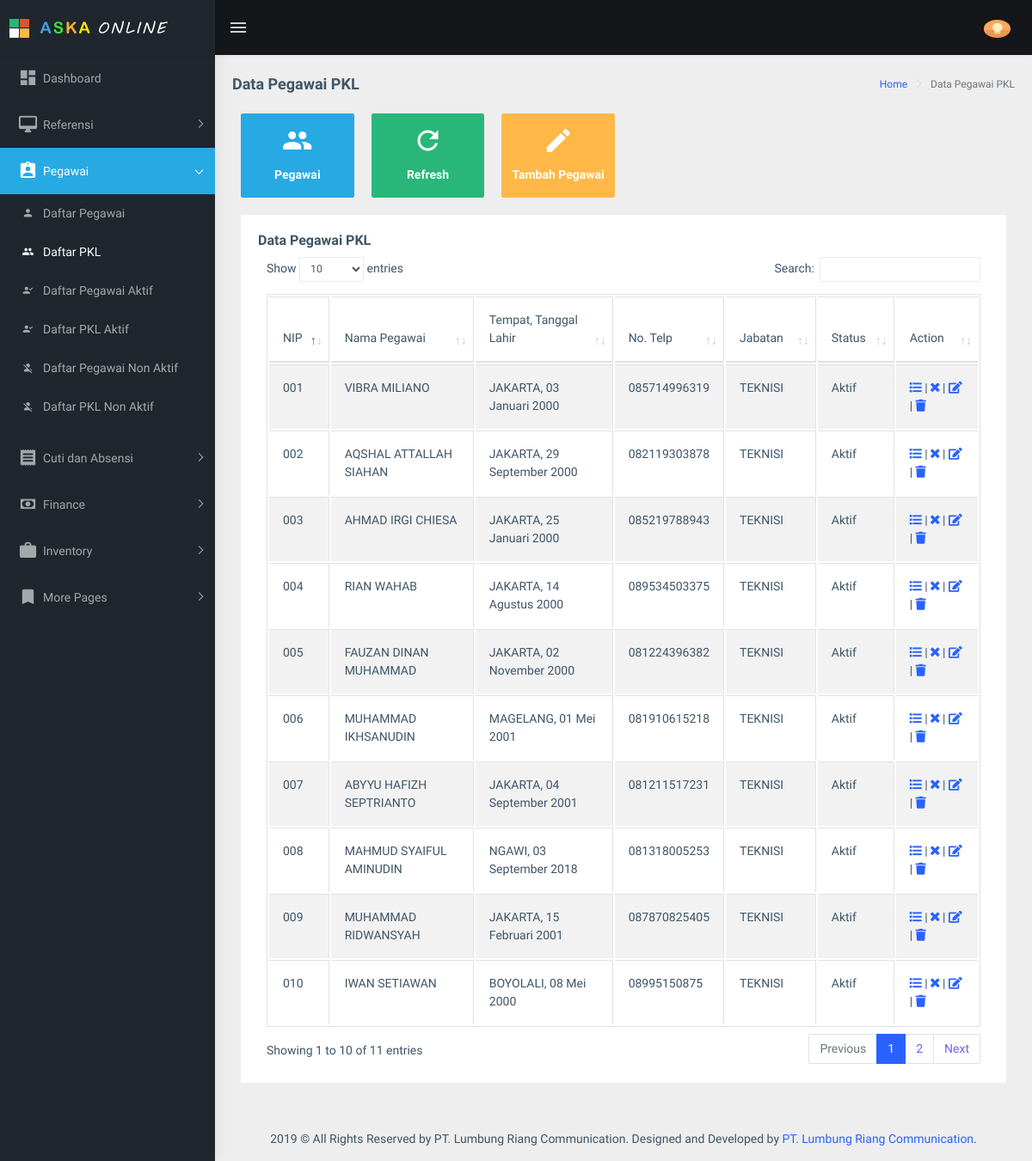
The page /?view=data-pegawai-pkl&id=9973850hupa&name=pegaaplication&pegawaiPKL (signed in) on the database its author committed.
### tables this page shows
CREATE TABLE `tbl_pegawai` (
  `nik` varchar(20) NOT NULL,
  `nama` text NOT NULL,
  `id_lahir` varchar(20) NOT NULL,
  `id_alamat` varchar(20) NOT NULL,
  `id_jabatan` varchar(20) NOT NULL,
  `id_telp` varchar(20) NOT NULL,
  `id_status` varchar(20) NOT NULL,
  `id_tabungan` varchar(20) NOT NULL,
  `id_dokumen` varchar(20) NOT NULL,
  `id_file` varchar(20) NOT NULL,
  `ket` enum('Non Aktif','Aktif') NOT NULL,
  `time_update` timestamp NOT NULL DEFAULT CURRENT_TIMESTAMP ON UPDATE CURRENT_TIMESTAMP
);

CREATE TABLE `tbl_kelahiran` (
  `id_lahir` varchar(20) NOT NULL,
  `tmpt_lahir` text NOT NULL,
  `tgl_lahir` date NOT NULL,
  `jenis_kelamin` text NOT NULL,
  `agama` text NOT NULL
);

CREATE TABLE `tbl_no_telp` (
  `id_telp` varchar(20) NOT NULL,
  `telp` text NOT NULL,
  `hp` text NOT NULL
);

CREATE TABLE `tbl_data_jabatan` (
  `kode_jabatan` varchar(20) NOT NULL,
  `nama_jabatan` text NOT NULL
);

### config_config_cs/fungsi_indo_tgl.php (called while the page is built, shortened)
<?php
	function tgl_indo($tgl){
			$tanggal = substr($tgl,8,2);
			$bulan = getBulan(substr($tgl,5,2));
			$tahun = substr($tgl,0,4);
			return $tanggal.' '.$bulan.' '.$tahun;
	}
	function getBulan($bln){
				switch ($bln){
					case 1:
						return "Januari";
						break;
					case 2:
						return "Februari";
						break;
					case 5:
						return "Mei";
						break;
					case 8:
						return "Agustus";
						break;
					case 9:
						return "September";
						break;
					case 10:
						return "Oktober";
						break;
					case 11:
						return "November";
						break;
				}
			}
?>

### pegawai/data-pegawai-pkl.php (the view, shortened to what this page needs)
<link rel="stylesheet" type="text/css" href="assets/extra-libs/multicheck/multicheck.css">
<link href="assets/libs/datatables.net-bs4/css/dataTables.bootstrap4.css" rel="stylesheet">
<link href="assets/libs/toastr/build/toastr.min.css" rel="stylesheet">
        <div class="container-fluid">
            <div class="row">
                <div class="col-md-6 col-lg-2 col-xlg-2">
                    <div class="card card-hover">
                        <div class="box bg-cyan text-center">
                            <a href="?view=data-pegawai-pkl&id=9973850hupa&name=pegaaplication&pegawaiPKL">
                                <h1 class="font-light text-white"><i class="mdi mdi-account-multiple"></i></h1>
                                <h6 class="text-white">Pegawai</h6>
                            </a>
                        </div>
                    </div>
                </div>
                <div class="col-md-6 col-lg-2 col-xlg-3">
                    <div class="card card-hover">
                        <div class="box bg-success text-center">
                            <a href="?view=data-pegawai-pkl&id=9973850hupa&name=pegaaplication&pegawaiPKL">
                                <h1 class="font-light text-white"><i class="mdi mdi-refresh"></i></h1>
                                <h6 class="text-white">Refresh</h6>
                            </a>
                        </div>
                    </div>
                </div>
                <div class="col-md-6 col-lg-2 col-xlg-3">
                    <div class="card card-hover">
                        <div class="box bg-warning text-center">
                            <a href="?view=add-pegawai&id=9973865hupa&name=pegaaplication&tambahPegawai">
                                <h1 class="font-light text-white"><i class="mdi mdi-pencil"></i></h1>
                                <h6 class="text-white">Tambah Pegawai</h6>
                            </a>
                        </div>
                    </div>
                </div>
            </div>
            <div class="row">
                <div class="col-12">
                    <div class="card">
                        <div class="card-body">
                            <h5 class="card-title">Data Pegawai PKL</h5>
                            <div class="table-responsive">
                                <table id="zero_config" class="table table-striped table-bordered">
                                    <thead>
                                        <tr>
                                            <th>NIP</th>
                                            <th>Nama Pegawai</th>
                                            <th>Tempat, Tanggal Lahir</th>
                                            <th>No. Telp</th>
                                            <th>Jabatan</th>
                                            <th>Status</th>
                                            <th>Action</th>
                                        </tr>
                                    </thead>
                                    <tbody>
                                        <?php
                                        $view = mysqli_query($connect, "SELECT * FROM tbl_pegawai JOIN tbl_kelahiran ON tbl_pegawai.id_lahir = tbl_kelahiran.id_lahir JOIN tbl_jabatan ON tbl_pegawai.id_jabatan = tbl_jabatan.id_jabatan JOIN tbl_data_jabatan ON tbl_jabatan.jabatan = tbl_data_jabatan.kode_jabatan JOIN tbl_no_telp ON tbl_pegawai.id_telp = tbl_no_telp.id_telp JOIN tbl_status ON tbl_status.id_status = tbl_pegawai.id_status WHERE tbl_status.status_peg = 'STP0003'");
                                        while ($row = mysqli_fetch_array($view)) {
                                        ?>
                                        <tr>
                                            <td><?php echo $row['nik'];?></td>
                                            <td><?php echo $row['nama'];?></td>
                                            <td><?php echo $row['tmpt_lahir'];?>, <?php echo tgl_indo($row['tgl_lahir']);?></td>
                                            <td><?php echo $row['hp'];?></td>
                                            <td><?php echo $row['nama_jabatan'];?></td>
                                            <td><?php echo $row['ket'];?></td>
                                            <td>
                                                <a data-toggle="tooltip" title="Lihat Detail" href="?view=detail-pegawai&id=997386798hupa&name=pegaaplication&detailPegawai&nip=<?php echo $row['nik'];?>">
                                                    <span class="fa fa-list"></span>
                                                </a> | <?php if ($row['ket'] == 'Aktif') { ?>
                                                    <a href=
                                                "config_config_cs/non-aktif-pegawai-con.php?id=<?php echo $row['nik']; ?>&hal=data-pegawai-pkl&add=pegawaiPKL" data-toggle="tooltip" title="Non Aktifkan" onclick='/return konfirmasi("
                                                Menghapus data <?php echo $row['nik'];?>")'><span class='fa fa-times'></span></a>
                                                <?php
                                                } else { ?>
                                                    <a href=
                                                "config_config_cs/aktif-pegawai-con.php?id=<?php echo $row['nik']; ?>&hal=data-pegawai-pkl&add=pegawaiPKL" data-toggle="tooltip" title="Aktifkan" onclick='/return konfirmasi("
                                                Menghapus data <?php echo $row['nik'];?>")'><span class='fa fa-check'></span></a>
                                                <?php
                                                } ?> |
                                                <a href="?view=edit-pegawai&id=997386799hupa&name=pegaaplication&editPegawai&nip=<?php echo $row['nik'];?>" data-toggle="tooltip" title="Edit Data"><span class="fa fa-edit"></span></a> |
                                                <a href=
                                                "config_config_cs/del-pegawai-con.php?id=<?php echo $row['nik']; ?>" data-toggle="tooltip" title="Hapus Data" onclick='/return konfirmasi("
                                                Menghapus data <?php echo $row['nik'];?>")'><span class='fa fa-trash'></span></a>
                                            </td>
                                        </tr>
                                        <?php
                                        }
                                        ?>
                                    </tbody>
                                </table>
                            </div>
                        </div>
                    </div>
                </div>
            </div>
        </div>

### rows shown on the page
tbl_pegawai: nik "010", nama "IWAN SETIAWAN", id_lahir.tmpt_lahir "BOYOLALI", id_lahir.tgl_lahir "08 Mei 2000", id_telp.hp "08995150875", tbl_data_jabatan.nama_jabatan "TEKNISI", ket "Aktif"
tbl_pegawai: nik "009", nama "MUHAMMAD RIDWANSYAH", id_lahir.tmpt_lahir "JAKARTA", id_lahir.tgl_lahir "15 Februari 2001", id_telp.hp "087870825405", tbl_data_jabatan.nama_jabatan "TEKNISI", ket "Aktif"
tbl_pegawai: nik "008", nama "MAHMUD SYAIFUL AMINUDIN", id_lahir.tmpt_lahir "NGAWI", id_lahir.tgl_lahir "03 September 2018", id_telp.hp "081318005253", tbl_data_jabatan.nama_jabatan "TEKNISI", ket "Aktif"
tbl_pegawai: nik "007", nama "ABYYU HAFIZH SEPTRIANTO", id_lahir.tmpt_lahir "JAKARTA", id_lahir.tgl_lahir "04 September 2001", id_telp.hp "081211517231", tbl_data_jabatan.nama_jabatan "TEKNISI", ket "Aktif"
tbl_pegawai: nik "006", nama "MUHAMMAD IKHSANUDIN", id_lahir.tmpt_lahir "MAGELANG", id_lahir.tgl_lahir "01 Mei 2001", id_telp.hp "081910615218", tbl_data_jabatan.nama_jabatan "TEKNISI", ket "Aktif"
tbl_pegawai: nik "005", nama "FAUZAN DINAN MUHAMMAD", id_lahir.tmpt_lahir "JAKARTA", id_lahir.tgl_lahir "02 November 2000", id_telp.hp "081224396382", tbl_data_jabatan.nama_jabatan "TEKNISI", ket "Aktif"
tbl_pegawai: nik "004", nama "RIAN WAHAB", id_lahir.tmpt_lahir "JAKARTA", id_lahir.tgl_lahir "14 Agustus 2000", id_telp.hp "089534503375", tbl_data_jabatan.nama_jabatan "TEKNISI", ket "Aktif"
tbl_pegawai: nik "003", nama "AHMAD IRGI CHIESA", id_lahir.tmpt_lahir "JAKARTA", id_lahir.tgl_lahir "25 Januari 2000", id_telp.hp "085219788943", tbl_data_jabatan.nama_jabatan "TEKNISI", ket "Aktif"
tbl_pegawai: nik "002", nama "AQSHAL ATTALLAH SIAHAN", id_lahir.tmpt_lahir "JAKARTA", id_lahir.tgl_lahir "29 September 2000", id_telp.hp "082119303878", tbl_data_jabatan.nama_jabatan "TEKNISI", ket "Aktif"
tbl_pegawai: nik "001", nama "VIBRA MILIANO", id_lahir.tmpt_lahir "JAKARTA", id_lahir.tgl_lahir "03 Januari 2000", id_telp.hp "085714996319", tbl_data_jabatan.nama_jabatan "TEKNISI", ket "Aktif"

### other values the page prints
$nav "Data Pegawai PKL"
